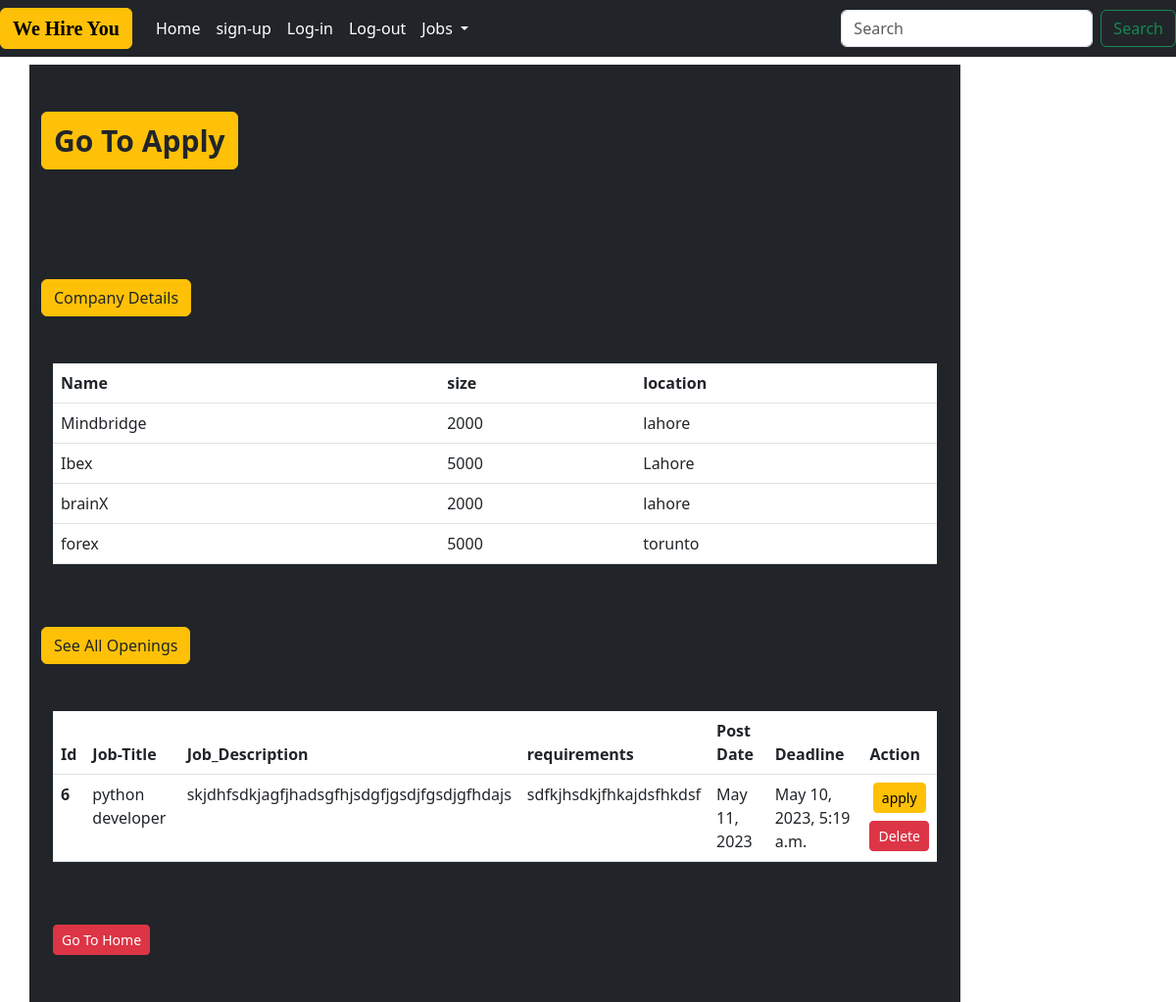
Page /carear/ (signed in) on the committed database.
### enroll/models.py (models this page shows)
class Info(models.Model):
    name=models.CharField(max_length=100,primary_key=True)
    size=models.IntegerField()
    location=models.CharField(max_length=100)

class AddJob(models.Model):
    jobtitle = models.CharField(max_length=100)
    job_description = models.TextField()
    requirements = models.TextField(max_length=400, default="")
    add = models.DateField()
    deadline = models.DateTimeField()

### enroll/views.py (the view)
# urls.py: path('carear/',views.openings,name='carear'),
def openings(request):
    if request.user.is_authenticated:
        jobs=AddJob.objects.all()
        company_details=Info.objects.all()
        return render(request,'enroll/openings.html',{'jobs':jobs,'company_details':company_details})
    return HttpResponseRedirect('/login/')

### enroll/templates/enroll/openings.html (shortened to what this page needs)
{% extends 'enroll/base.html' %}
{% load static %}
{% block content %}
<div class="col-sm-10 bg-dark">
  <p><a href="{% url 'apply' %}" class="text-dark my-5 btn btn-warning" style="font-size: 30px; color: gray; font-weight:bold;">Go To Apply</a></p>
    <h3 class="text-dark my-5 btn btn-warning">Company Details</h3>
    <div class="container">
            <table class="table bg-white">
                <thead class="thead-dark">
                  <tr>
                    <th scope="col">Name</th>
                    <th scope="col">size</th>
                    <th scope="col">location</th>
                  </tr>
                </thead>
                <tbody>
                    {% for cp in company_details %}
                  <tr>
                    <td>{{cp.name}}</td>
                    <td>{{cp.size}}</td>
                    <td>{{cp.location}}</td>
                  </tr>
                  {% endfor %}
                </tbody>
              </table>
    </div>
    </div>
<div class="col-sm-10 bg-dark">
<h3 class="text-dark my-5 btn btn-warning">See All Openings</h3>
<div class="container">
        <table class="table bg-white">
            <thead class="thead-dark">
              <tr>
                <th scope="col">Id</th>
                <th scope="col">Job-Title</th>
                <th scope="col">Job_Description</th>
                <th scope="col">requirements</th>
                <th scope="col">Post Date</th>
                <th scope="col"> Deadline</th>
                <th scope="col"> Action</th>
              </tr>
            </thead>
            <tbody>
                {% for jb in jobs %}
              <tr>
                <th scope="row">{{jb.id}}</th>
                <td>{{jb.jobtitle}}</td>
                <td>{{jb.job_description}}</td>
                <td>{{jb.requirements}}</td>
                <td>{{jb.add}}</td>
                <td>{{jb.deadline}}</td>
                <td class="text-center"><a href="{% url 'apply' %}" class="btn btn-warning btn-sm">apply</a>
                  {% if perms.enroll.delete_addjob %}
                  <form action="{% url 'delete' jb.id %}" method="post" class="d-line">
                    <input type="submit" class="btn btn-danger btn-sm mt-2" value="Delete" >
                    {% endif %}
                  </form>
                  </td>
              </tr>
              {% endfor %}
            </tbody>
          </table>
          <a href="{% url 'home' %}" class="btn btn-danger btn-sm my-5">Go To Home</a>
</div>
</div>
{% endblock content %}

### rows in the picture
Info: name "Mindbridge", size "2000", location "lahore"
Info: name "Ibex", size "5000", location "Lahore"
Info: name "brainX", size "2000", location "lahore"
Info: name "forex", size "5000", location "torunto"
AddJob: id "6", jobtitle "python developer", job_description "skjdhfsdkjagfjhadsgfhjsdgfjgsdjfgsdjgfhdajs", requirements "sdfkjhsdkjfhkajdsfhkdsf", add "May 11, 2023", deadline "May 10, 2023, 5:19 a.m."
